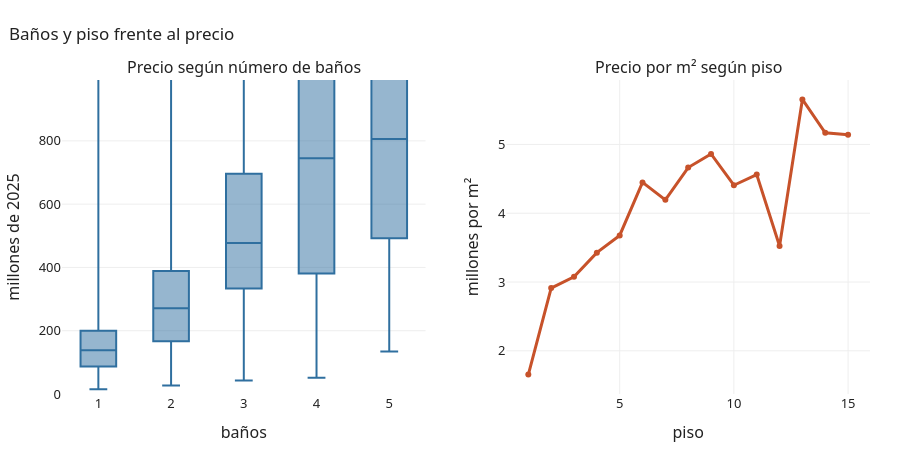

This figure's notebook cell:
### Markdown cell above
## Características de la vivienda

### Code cell
fig = make_subplots(1, 2, subplot_titles=("Precio según número de baños", "Precio por m² según piso"))
for b in range(1, 6):
    fig.add_box(y=viv.loc[viv.banios == b, "precio_M"], name=str(b), boxpoints=False,
                marker_color=AZUL, row=1, col=1)
g = viv[viv.piso.between(1, 15)].groupby(viv.piso.round()).pm2_M.median()
fig.add_scatter(x=g.index, y=g.values, mode="lines+markers", line=dict(color=ROJO, width=3), row=1, col=2,
                hovertemplate="piso %{x}: %{y:.2f} M por m²<extra></extra>")
fig.update_yaxes(title_text="millones de 2025", range=[0, viv.precio_M.quantile(0.97)], row=1, col=1)
fig.update_yaxes(title_text="millones por m²", row=1, col=2)
fig.update_xaxes(title_text="baños", row=1, col=1)
fig.update_xaxes(title_text="piso", row=1, col=2)
fig.update_layout(showlegend=False)
mostrar(fig, "Baños y piso frente al precio")

filas = []
for col in ["banios", "habitaciones", "plantas", "piso", "edad"]:
    d = viv[[col, "precio_real", "precio_m2_real"]].dropna()
    r1, p1 = stats.spearmanr(d[col], d.precio_real)
    r2, p2 = stats.spearmanr(d[col], d.precio_m2_real)
    filas.append({"variable": col, "rho con precio": round(r1, 2), "p": p_texto(p1),
                  "rho con precio/m²": round(r2, 2), "p ": p_texto(p2)})
pd.DataFrame(filas).set_index("variable")

### Figure 1 — Plotly figure (JSON) as saved in the notebook; plotly's stock layout.template omitted (floating-point values rounded to 4 significant figures; data arrays with more than 128 entries replaced by an {"elided": "..."} marker saying what was removed)
{"data": [{"boxpoints": false, "marker": {"color": "#2F6F9F"}, "name": "1", "type": "box", "xaxis": "x", "y": {"elided": "6302 float values"}, "yaxis": "y"}, {"boxpoints": false, "marker": {"color": "#2F6F9F"}, "name": "2", "type": "box", "xaxis": "x", "y": {"elided": "7679 float values"}, "yaxis": "y"}, {"boxpoints": false, "marker": {"color": "#2F6F9F"}, "name": "3", "type": "box", "xaxis": "x", "y": {"elided": "960 float values"}, "yaxis": "y"}, {"boxpoints": false, "marker": {"color": "#2F6F9F"}, "name": "4", "type": "box", "xaxis": "x", "y": {"elided": "238 float values"}, "yaxis": "y"}, {"boxpoints": false, "marker": {"color": "#2F6F9F"}, "name": "5", "type": "box", "xaxis": "x", "y": [508.1, 1270.0, 1494.0, 1246.0, 2391.0, 1031.0, 552.9, 971.4, 956.4, 1091.0, 1031.0, 1121.0, 523.9, 858.5, 1208.0, 533.8, 913.0, 674.2, 920.7, 1545.0, 1475.0, 3587.0, 806.3, 2950.0, 1043.0, 514.0, 1028.0, 514.0, 963.8, 1092.0, 445.0, 982.4, 2028.0, 583.7, 693.5, 937.8, 1573.0, 1128.0, 1128.0, 407.0, 407.0, 407.0, 645.9, 645.9, 604.9, 604.9, 307.6, 281.9, 2563.0, 1005.0, 666.4, 666.4, 174.3, 955.5, 584.4, 912.4, 773.0, 584.4, 1266.0, 1266.0, 1230.0, 820.1, 959.6, 1189.0, 281.9, 279.9, 984.2, 984.2, 287.1, 1041.0, 1041.0, 3076.0, 555.6, 555.6, 492.1, 492.1, 492.1, 953.4, 2614.0, 466.5, 466.5, 476.7, 353.7, 1692.0, 1692.0, 1692.0, 528.9, 331.7, 522.5, 488.3, 1341.0, 289.0, 391.9, 231.3, 231.3, 368.7, 623.3, 514.0, 330.3, 134.0, 1671.0], "yaxis": "y"}, {"hovertemplate": "piso %{x}: %{y:.2f} M por m²<extra></extra>", "line": {"color": "#C7522A", "width": 3}, "mode": "lines+markers", "type": "scatter", "x": [1.0, 2.0, 3.0, 4.0, 5.0, 6.0, 7.0, 8.0, 9.0, 10.0, 11.0, 12.0, 13.0, 14.0, 15.0], "xaxis": "x2", "y": [1.655, 2.912, 3.076, 3.427, 3.677, 4.448, 4.195, 4.663, 4.861, 4.407, 4.561, 3.524, 5.653, 5.169, 5.14], "yaxis": "y2"}], "layout": {"annotations": [{"font": {"size": 16}, "showarrow": false, "text": "Precio según número de baños", "x": 0.225, "xanchor": "center", "xref": "paper", "y": 1.0, "yanchor": "bottom", "yref": "paper"}, {"font": {"size": 16}, "showarrow": false, "text": "Precio por m² según piso", "x": 0.775, "xanchor": "center", "xref": "paper", "y": 1.0, "yanchor": "bottom", "yref": "paper"}], "height": 450, "showlegend": false, "title": {"text": "Baños y piso frente al precio"}, "xaxis": {"anchor": "y", "domain": [0.0, 0.45], "title": {"text": "baños"}}, "xaxis2": {"anchor": "y2", "domain": [0.55, 1.0], "title": {"text": "piso"}}, "yaxis": {"anchor": "x", "domain": [0.0, 1.0], "range": [0, 992.4], "title": {"text": "millones de 2025"}}, "yaxis2": {"anchor": "x2", "domain": [0.0, 1.0], "title": {"text": "millones por m²"}}}}
